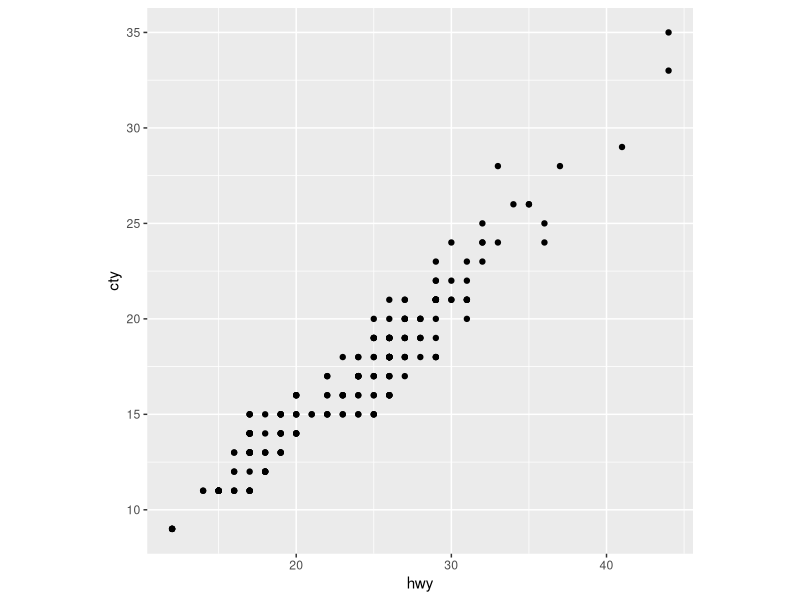
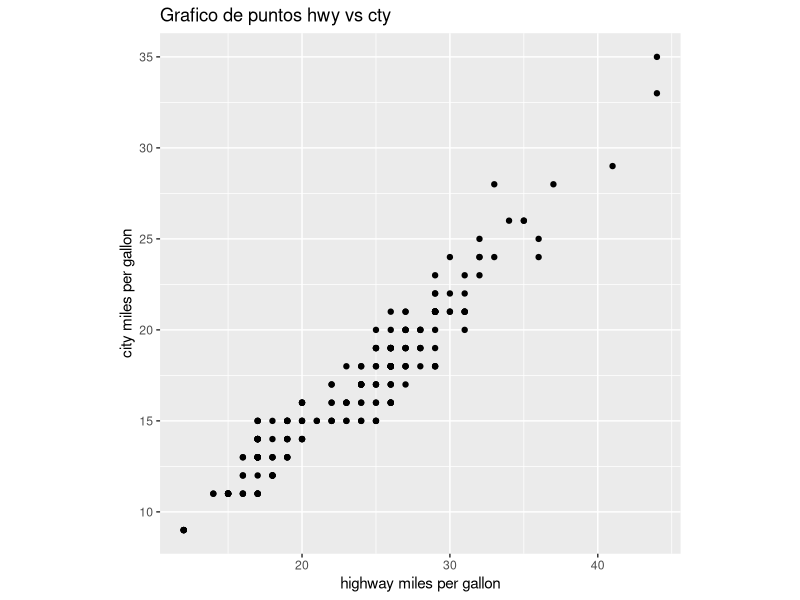
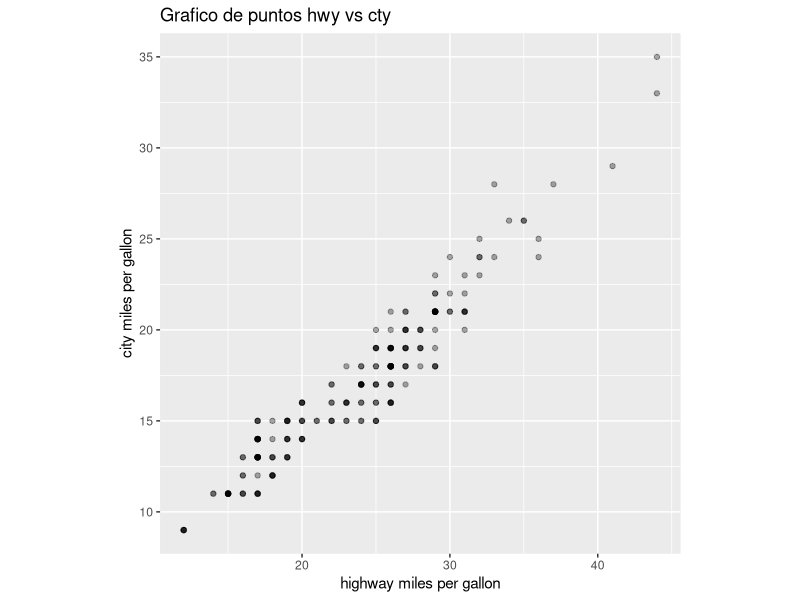
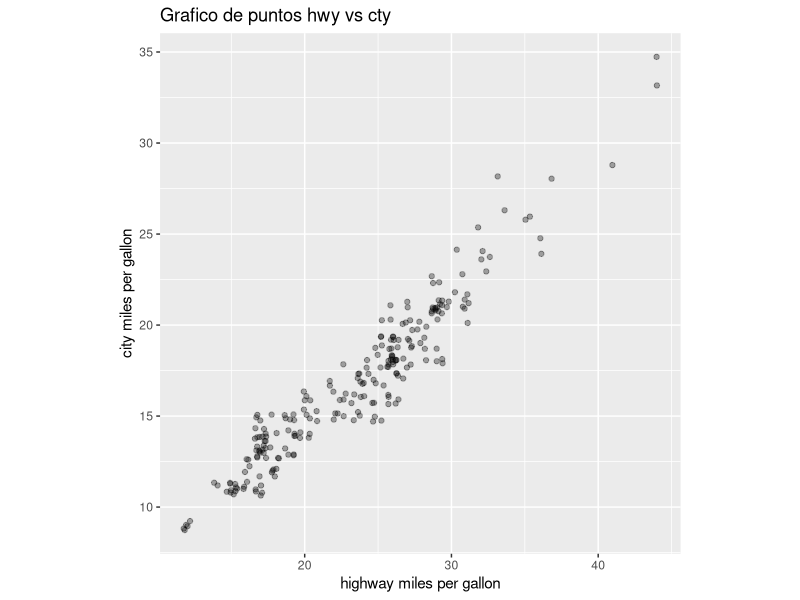
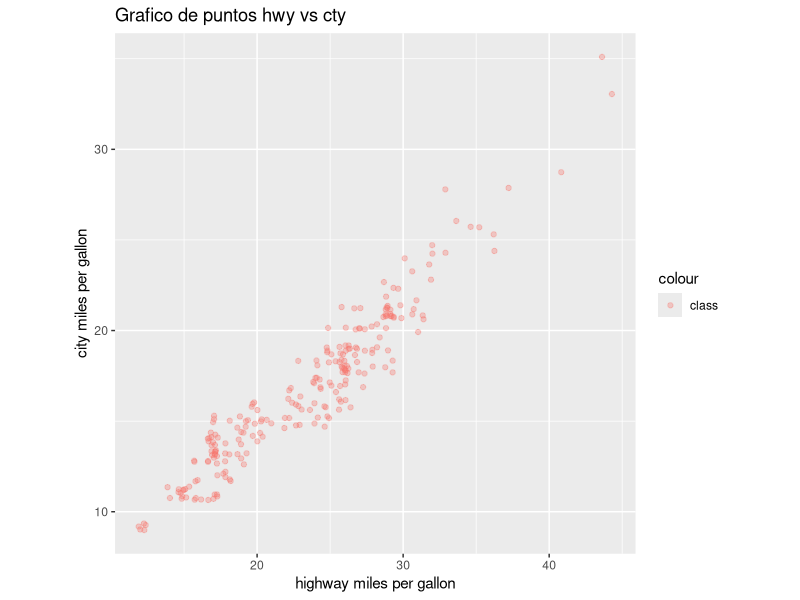
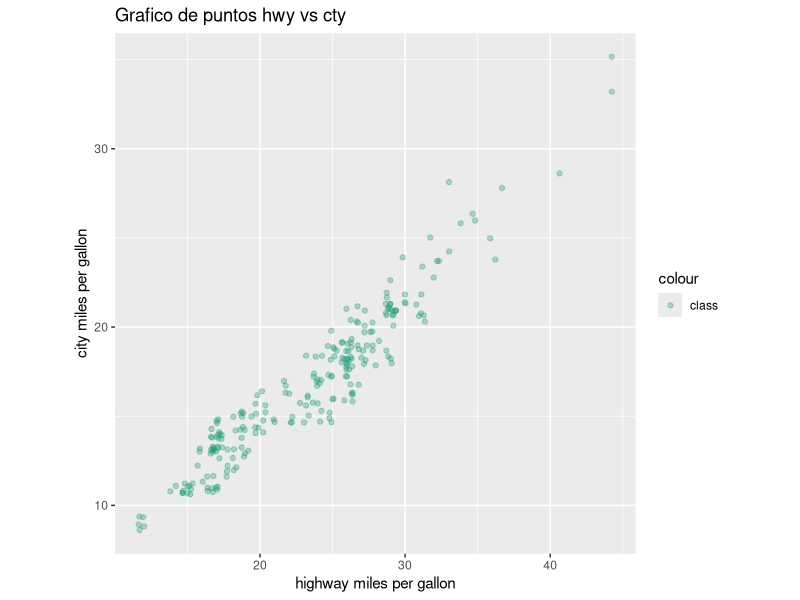
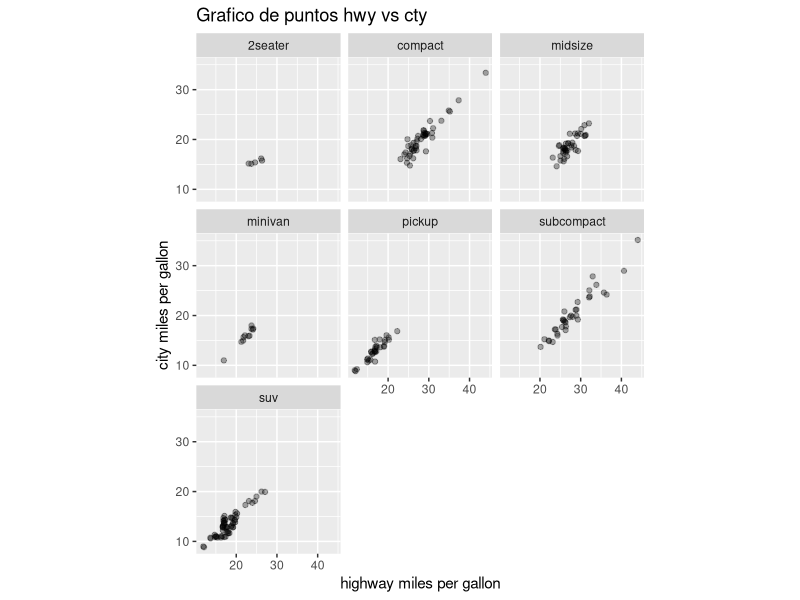

Reproduce these figures in R, in order.
#Melina,Francisco

#Ejercicio 1
library(ggplot2)

ggplot(data = mpg, aes(x = hwy, y = cty))+geom_point()+
        theme(aspect.ratio = 1)
?mpg

ggplot(data = mpg, aes(x = hwy, y = cty))+geom_point()+
  theme(aspect.ratio = 1)+
  labs(x="highway miles per gallon",y="city miles per gallon",title="Grafico de puntos hwy vs cty")

#Ejercicio2

#Parte1
ggplot(data = mpg, aes(x = hwy, y = cty))+geom_point(alpha=1/3)+
  theme(aspect.ratio = 1)+
  labs(x="highway miles per gallon",y="city miles per gallon",title="Grafico de puntos hwy vs cty")

#Parte2
ggplot(data = mpg, aes(x = hwy, y = cty))+geom_jitter(alpha=1/3)+
  theme(aspect.ratio = 1)+
  labs(x="highway miles per gallon",y="city miles per gallon",title="Grafico de puntos hwy vs cty")

#Parte3 
#Nos parece más apropiado usar geom_jitter porque los datos quedan en una posición mas natural, se ve con mayor claridad donde hay más acumulación de datos

#Ejercicio3
 
#Parte1
?class
ggplot(data = mpg, aes(x = hwy, y = cty,color="class"))+geom_jitter(alpha=1/3)+
  theme(aspect.ratio = 1)+
  labs(x="highway miles per gallon",y="city miles per gallon",title="Grafico de puntos hwy vs cty")
 
#Parte2
?scale_color_brewer
ggplot(data = mpg, aes(x = hwy, y = cty,color="class"))+geom_jitter(alpha=1/3)+
  theme(aspect.ratio = 1)+
  labs(x="highway miles per gallon",y="city miles per gallon",title="Grafico de puntos hwy vs cty")+scale_color_brewer(palette="Dark2")

#Parte3
ggplot(data = mpg, aes(x = hwy, y = cty))+geom_jitter(alpha=1/3)+
  theme(aspect.ratio = 1)+
  labs(x="highway miles per gallon",y="city miles per gallon",title="Grafico de puntos hwy vs cty")+scale_color_brewer(palette="Dark2")+facet_wrap("class")
?class

